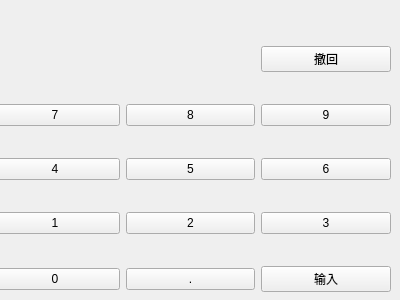
<?xml version="1.0" encoding="UTF-8"?>
<ui version="4.0">
 <class>Form</class>
 <widget class="QWidget" name="Form">
  <property name="geometry">
   <rect>
    <x>0</x>
    <y>0</y>
    <width>400</width>
    <height>300</height>
   </rect>
  </property>
  <property name="windowTitle">
   <string>Form</string>
  </property>
  <widget class="QWidget" name="gridLayoutWidget">
   <property name="geometry">
    <rect>
     <x>-10</x>
     <y>20</y>
     <width>401</width>
     <height>301</height>
    </rect>
   </property>
   <layout class="QGridLayout" name="gridLayout">
    <item row="4" column="1">
     <widget class="QPushButton" name="BtnDot">
      <property name="text">
       <string>.</string>
      </property>
     </widget>
    </item>
    <item row="2" column="0">
     <widget class="QPushButton" name="Btn4">
      <property name="text">
       <string>4</string>
      </property>
     </widget>
    </item>
    <item row="2" column="1">
     <widget class="QPushButton" name="Btn5">
      <property name="text">
       <string>5</string>
      </property>
     </widget>
    </item>
    <item row="4" column="0">
     <widget class="QPushButton" name="Btn0">
      <property name="text">
       <string>0</string>
      </property>
     </widget>
    </item>
    <item row="2" column="2">
     <widget class="QPushButton" name="Btn6">
      <property name="text">
       <string>6</string>
      </property>
     </widget>
    </item>
    <item row="4" column="2">
     <widget class="QPushButton" name="BtnEnter">
      <property name="text">
       <string>输入</string>
      </property>
     </widget>
    </item>
    <item row="3" column="0">
     <widget class="QPushButton" name="Btn1">
      <property name="text">
       <string>1</string>
      </property>
     </widget>
    </item>
    <item row="1" column="0">
     <widget class="QPushButton" name="Btn7">
      <property name="text">
       <string>7</string>
      </property>
     </widget>
    </item>
    <item row="3" column="1">
     <widget class="QPushButton" name="Btn2">
      <property name="text">
       <string>2</string>
      </property>
     </widget>
    </item>
    <item row="1" column="1">
     <widget class="QPushButton" name="Btn8">
      <property name="text">
       <string>8</string>
      </property>
     </widget>
    </item>
    <item row="3" column="2">
     <widget class="QPushButton" name="Btn3">
      <property name="locale">
       <locale language="English" country="UnitedKingdom"/>
      </property>
      <property name="text">
       <string>3</string>
      </property>
     </widget>
    </item>
    <item row="1" column="2">
     <widget class="QPushButton" name="Btn9">
      <property name="text">
       <string>9</string>
      </property>
     </widget>
    </item>
    <item row="0" column="2">
     <widget class="QPushButton" name="BtnDelete">
      <property name="text">
       <string>撤回</string>
      </property>
     </widget>
    </item>
   </layout>
  </widget>
 </widget>
 <resources/>
 <connections/>
</ui>
